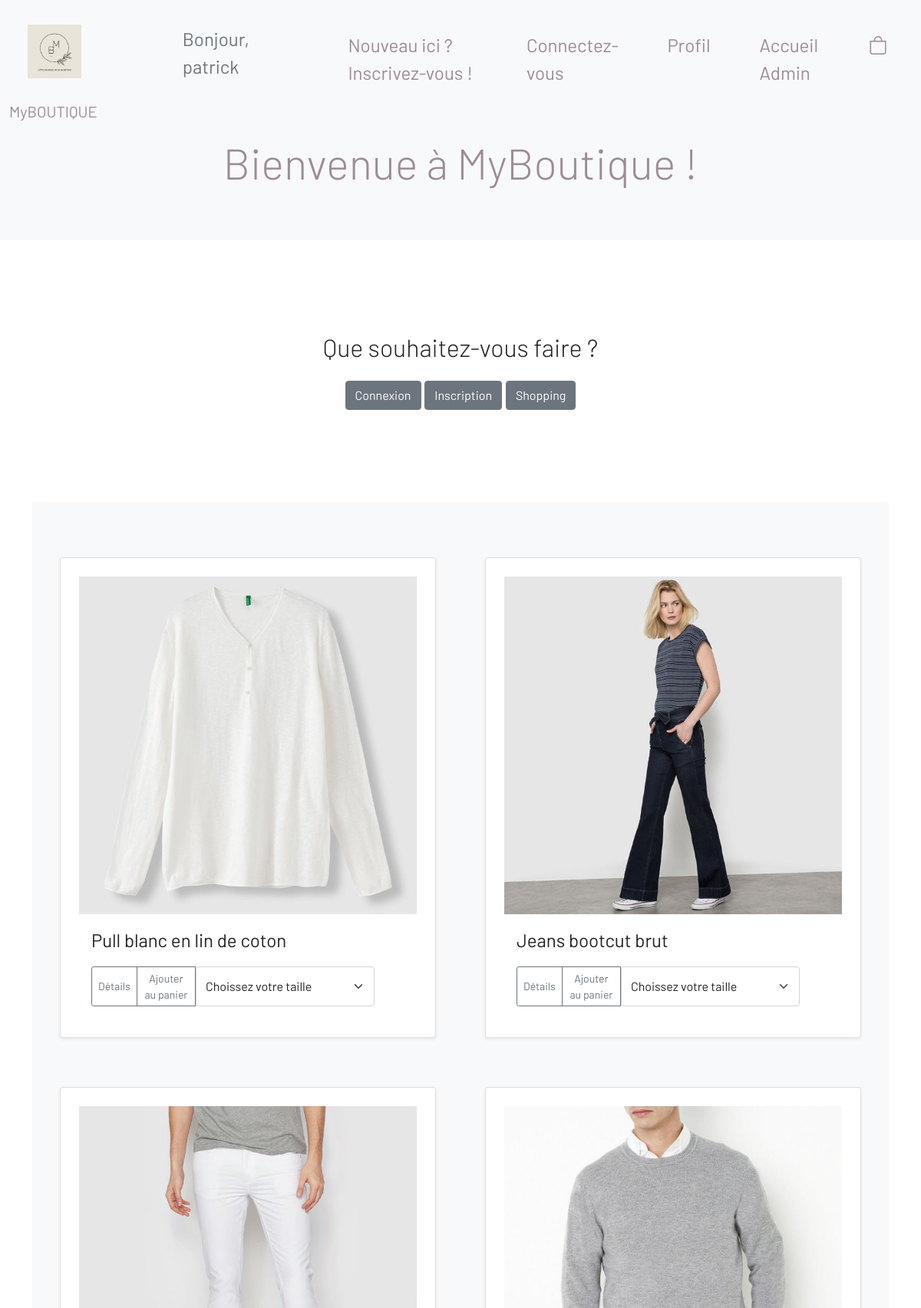
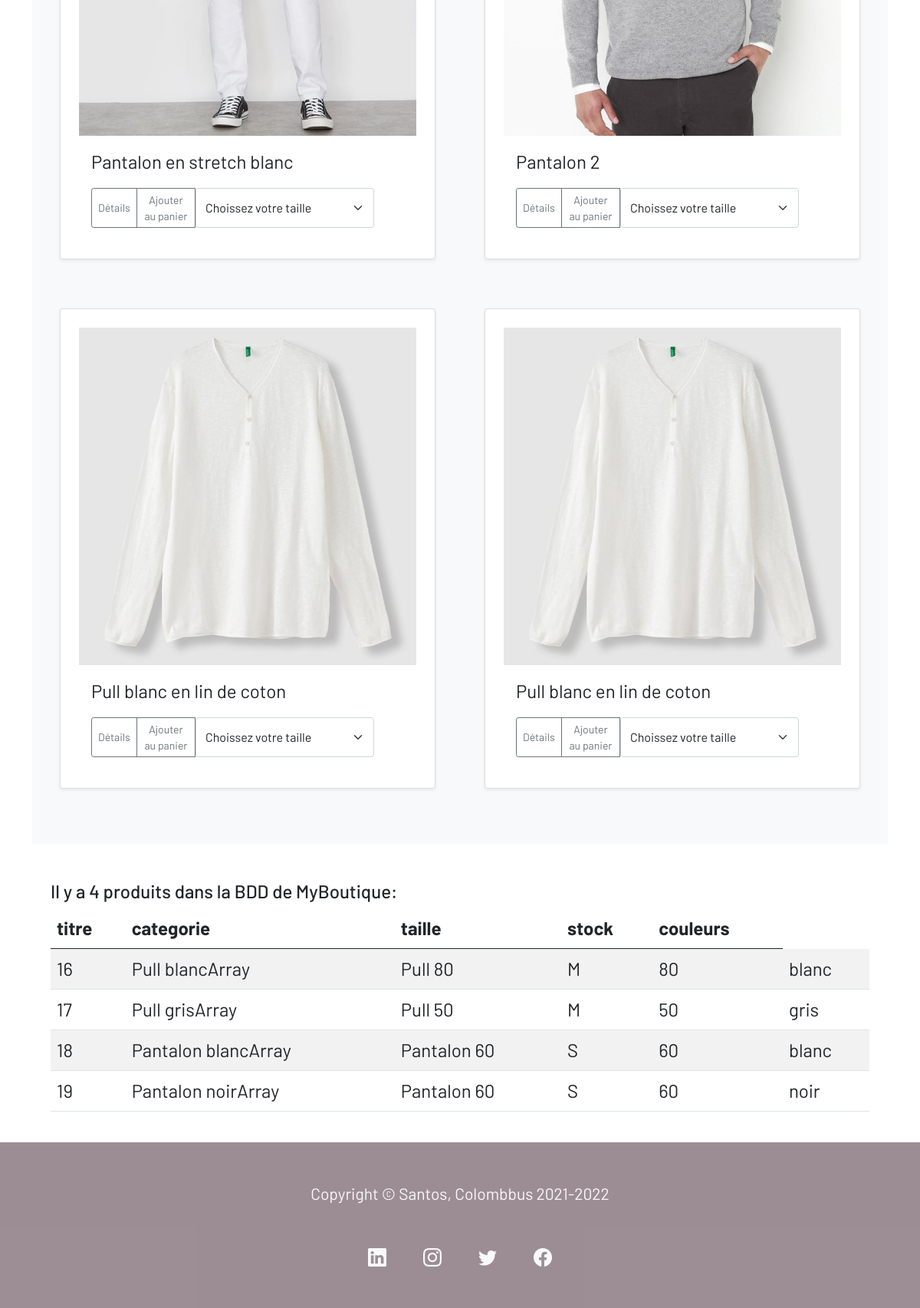
Page /accueil.php (signed in) on the committed database (2 pictures, top to bottom).
### tables this page shows
CREATE TABLE IF NOT EXISTS `produits` (
  `id_produit` int(3) NOT NULL AUTO_INCREMENT,
  `reference` varchar(20) NOT NULL,
  `categorie` varchar(20) NOT NULL,
  `titre` varchar(100) NOT NULL,
  `description` text NOT NULL,
  `couleur` varchar(20) NOT NULL,
  `taille` varchar(5) NOT NULL,
  `public` enum('m','f','mixte') NOT NULL,
  `photo` varchar(250) NOT NULL,
  `prix` float NOT NULL,
  `stock` int(3) NOT NULL,
  PRIMARY KEY (`id_produit`)
);

### accueil.php (the view, shortened to what this page needs)
<?php
require_once 'inc/init.inc.php';
?>
<!DOCTYPE html>
<html lang="fr">
<head>
    <link rel="stylesheet" href="https://cdn.jsdelivr.net/npm/bootstrap-icons@1.5.0/font/bootstrap-icons.css">
    <link href="https://cdn.jsdelivr.net/npm/bootstrap@5.0.0-beta3/dist/css/bootstrap.min.css" rel="stylesheet">
    <link rel="stylesheet" href="css/styles.css" >
</head>
<body>
    <?php require_once 'inc/navbar.inc.php'; ?>
    <header class="container-fluid f-header p-2 mb-4 bg-light">
        <div class="col-12 text-center">
                <a class="navbar-brand" href="accueil.php"><h1 class="display-4" style="color: rgba(132, 113, 122, 0.8);">Bienvenue à MyBoutique !</h1></a>
        </div>
    </header>
<main class="container">
  <section class="py-5 text-center">
    <div class="row py-lg-5">
      <div class="col-lg-6 col-md-8 mx-auto">
        <h2 class="fw-light">Que souhaitez-vous faire ?</h2>
        <p>
          <a href="connexion.php" class="btn btn-secondary my-2">Connexion</a>
          <a href="inscription.php" class="btn btn-secondary my-2">Inscription</a>
          <a href="accueil.php" class="btn btn-secondary my-2">Shopping</a>
        </p>
      </div>
    </div>
  </section>
  <div class="album py-5 bg-light">
    <div class="galerie container">
      <div class="row row-cols-1 row-cols-sm-2 row-cols-md-2 g-3">
        <div class="col">
          <div class="card shadow-sm m-4 p-4">
            <img src="photos/pull1.jpeg" alt="photo pull 1">
            <div class="card-body">
              <p class="card-text">Pull blanc en lin de coton</p>
              <div class="d-flex justify-content-between align-items-center">
                <div class="btn-group">
                  <button type="button" class="btn btn-sm btn-outline-secondary">Détails</button>
                  <button type="button" class="btn btn-sm btn-outline-secondary">Ajouter au panier</button>
                  <select class="form-select" aria-label="Default select example">
                    <option selected>Choissez votre taille</option>
                  </select>
                </div>
              </div>
            </div>
          </div>
        </div>
        <div class="col">
          <div class="card shadow-sm m-4 p-4">
            <img src="photos/pantalon1.jpeg" alt="photo pantalon 1">
            <div class="card-body">
              <p class="card-text">Jeans bootcut brut</p>
              <div class="d-flex justify-content-between align-items-center">
                <div class="btn-group">
                  <button type="button" class="btn btn-sm btn-outline-secondary">Détails</button>
                  <button type="button" class="btn btn-sm btn-outline-secondary">Ajouter au panier</button>
                  <select class="form-select" aria-label="Default select example">
                    <option selected>Choissez votre taille</option>
                  </select>
                </div>
              </div>
            </div>
          </div>
        </div>
        <div class="col">
          <div class="card shadow-sm m-4 p-4">
            <img src="photos/pantalon2.jpeg" alt="photo pantalon 2">
            <div class="card-body">
              <p class="card-text">Pantalon en stretch blanc</p>
              <div class="d-flex justify-content-between align-items-center">
                <div class="btn-group">
                  <button type="button" class="btn btn-sm btn-outline-secondary">Détails</button>
                  <button type="button" class="btn btn-sm btn-outline-secondary">Ajouter au panier</button>
                  <select class="form-select" aria-label="Default select example">
                    <option selected>Choissez votre taille</option>
                  </select>
                </div>
              </div>
            </div>
          </div>
        </div>
        <div class="col">
          <div class="card shadow-sm m-4 p-4">
            <img src="photos/pull2.jpeg" alt="photo pull 2">
            <div class="card-body">
              <p class="card-text">Pantalon 2</p>
              <div class="d-flex justify-content-between align-items-center">
                <div class="btn-group">
                  <button type="button" class="btn btn-sm btn-outline-secondary">Détails</button>
                  <button type="button" class="btn btn-sm btn-outline-secondary">Ajouter au panier</button>
                  <select class="form-select" aria-label="Default select example">
                    <option selected>Choissez votre taille</option>
                  </select>
                </div>
              </div>
            </div>
          </div>
        </div>
        <div class="col">
          <div class="card shadow-sm m-4 p-4">
            <img src="photos/pull1.jpeg" alt="photo pull 1">
            <div class="card-body">
              <p class="card-text">Pull blanc en lin de coton</p>
              <div class="d-flex justify-content-between align-items-center">
                <div class="btn-group">
                  <button type="button" class="btn btn-sm btn-outline-secondary">Détails</button>
                  <button type="button" class="btn btn-sm btn-outline-secondary">Ajouter au panier</button>
                  <select class="form-select" aria-label="Default select example">
                    <option selected>Choissez votre taille</option>
                  </select>
                </div>
              </div>
            </div>
          </div>
        </div>
        <div class="col">
          <div class="card shadow-sm m-4 p-4">
            <img src="photos/pull1.jpeg" alt="photo pull 1">
            <div class="card-body">
              <p class="card-text">Pull blanc en lin de coton</p>
              <div class="d-flex justify-content-between align-items-center">
                <div class="btn-group">
                  <button type="button" class="btn btn-sm btn-outline-secondary">Détails</button>
                  <button type="button" class="btn btn-sm btn-outline-secondary">Ajouter au panier</button>
                  <select class="form-select" aria-label="Default select example">
                    <option selected>Choissez votre taille</option>
                  </select>
                </div>
              </div>
            </div>
          </div>
        </div>
      </div>
    </div>
  </div>
  <section class="mt-4 p-4">
    <?php
      $requete = $pdoMAB->query( " SELECT * FROM produits ORDER BY id_produit" );
      $pdt = $requete->rowCount();
    ?>
    <h4>Il y a <?php echo $pdt; ?> produits dans la BDD de MyBoutique:</h4>
          <table class="table table-striped">
             <thead>
               <tr>
                 <th>titre</th>
                 <th>categorie</th>
                 <th>taille</th>
                 <th>stock</th>
                 <th>couleurs</th>
               </tr>
             </thead>
             <tbody>
                  <?php while ( $ligne = $requete->fetch( PDO::FETCH_ASSOC )) { ?>
                <tr>
                  <td><?php echo $ligne['id_produit']; ?></td>
                  <td><?php echo $ligne['titre'] . ['categorie']; ?></td>
                  <td><?php echo $ligne['categorie']. ' ' .$ligne['stock']; ?></td>
                  <td><?php echo $ligne['taille']; ?></td>
                  <td><?php echo $ligne['stock']; ?></td>
                  <td><?php echo $ligne['couleur']; ?></td>
                </tr>
                <?php } ?>
             </tbody>
            </table>
      </section>
  </main>
    <?php require_once 'inc/footer.inc.php';?>
</body>
</html>

### css/styles.css (style rules this page uses)
header { color: rgb(76, 80, 83); }
body { font-family: 'Barlow', sans-serif; height: 100%; font-size: 1.5em; background-image: url(../img/background-jeans.jpeg); }

### rows in the picture
produits: id_produit "16", titre "Pull blanc", categorie "Pull", stock "80", taille "M", couleur "blanc"
produits: id_produit "17", titre "Pull gris", categorie "Pull", stock "50", taille "M", couleur "gris"
produits: id_produit "18", titre "Pantalon blanc", categorie "Pantalon", stock "60", taille "S", couleur "blanc"
produits: id_produit "19", titre "Pantalon noir", categorie "Pantalon", stock "60", taille "S", couleur "noir"

### other values in the picture
$_SESSION['membre'] ['prenom'] "patrick"
$pdt "4"
